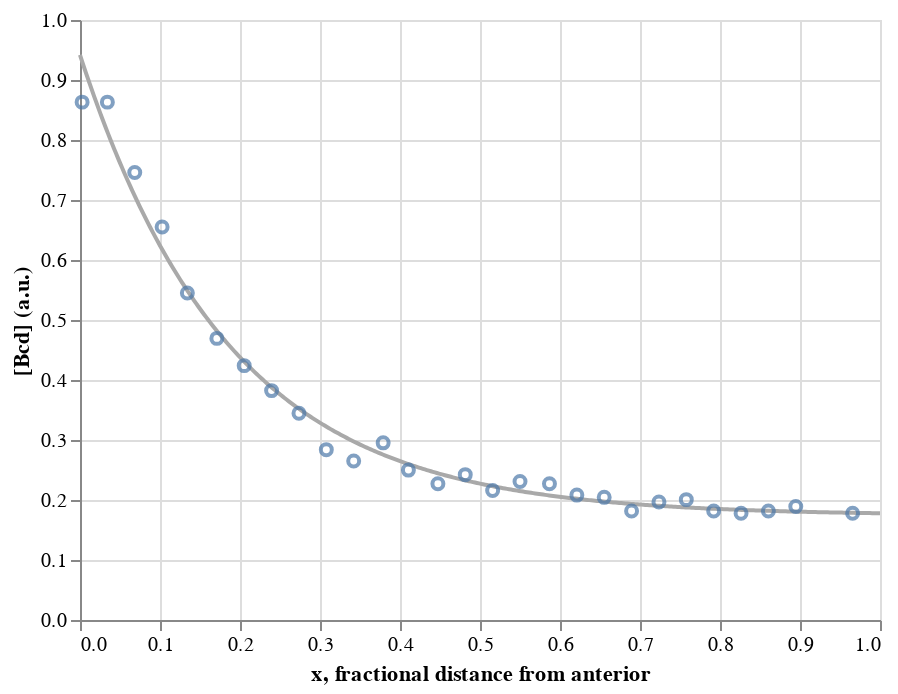

Notebook code for this chart:
### Markdown cell above
### Plotting the result

We can now generate a smooth curve defined by the optimal parameters we just found and plot it along with the data.  To do this, we make a densely sampled array of $x$ values and then compute the fitting function for these values.

### Code cell
# Smooth x values (400 values between zero and one)
x_smooth = np.linspace(0, 1, 400)

# Compute smooth curve
bcd_smooth = bcd_gradient_model(x_smooth, *p)

# Make into a data frame
df_smooth = pd.DataFrame({'x': x_smooth, 'bcd': bcd_smooth})

# Smooth line
line = alt.Chart(df_smooth
    ).mark_line(
        color='darkgray',
    ).encode(
        x='x',
        y='bcd')

line + dots

### Figure 1 — Vega-Lite specification as saved in the notebook (floating-point values rounded to 4 significant figures; data arrays with more than 128 entries replaced by an {"elided": "..."} marker saying what was removed)
{"$schema": "https://vega.github.io/schema/vega-lite/v2.4.3.json", "config": {"view": {"height": 300, "width": 400}}, "layer": [{"data": {"values": {"elided": "400 records"}}, "encoding": {"x": {"field": "x", "type": "quantitative"}, "y": {"field": "bcd", "type": "quantitative"}}, "mark": {"color": "darkgray", "type": "line"}}, {"data": {"values": [{"bcd": 0.8631, "fractional distance from anterior": 0.002645}, {"bcd": 0.8631, "fractional distance from anterior": 0.03422}, {"bcd": 0.7457, "fractional distance from anterior": 0.06845}, {"bcd": 0.6549, "fractional distance from anterior": 0.1026}, {"bcd": 0.5451, "fractional distance from anterior": 0.1342}, {"bcd": 0.4694, "fractional distance from anterior": 0.1711}, {"bcd": 0.4239, "fractional distance from anterior": 0.2053}, {"bcd": 0.3823, "fractional distance from anterior": 0.2395}, {"bcd": 0.3444, "fractional distance from anterior": 0.2737}, {"bcd": 0.2839, "fractional distance from anterior": 0.3079}, {"bcd": 0.2649, "fractional distance from anterior": 0.3421}, {"bcd": 0.2953, "fractional distance from anterior": 0.3789}, {"bcd": 0.2498, "fractional distance from anterior": 0.4105}, {"bcd": 0.2271, "fractional distance from anterior": 0.4474}, {"bcd": 0.2422, "fractional distance from anterior": 0.4816}, {"bcd": 0.2158, "fractional distance from anterior": 0.5158}, {"bcd": 0.2309, "fractional distance from anterior": 0.55}, {"bcd": 0.2271, "fractional distance from anterior": 0.5868}, {"bcd": 0.2082, "fractional distance from anterior": 0.6211}, {"bcd": 0.2044, "fractional distance from anterior": 0.6552}, {"bcd": 0.1817, "fractional distance from anterior": 0.6895}, {"bcd": 0.1968, "fractional distance from anterior": 0.7237}, {"bcd": 0.2006, "fractional distance from anterior": 0.7579}, {"bcd": 0.1817, "fractional distance from anterior": 0.7921}, {"bcd": 0.1779, "fractional distance from anterior": 0.8263}, {"bcd": 0.1817, "fractional distance from anterior": 0.8605}, {"bcd": 0.1893, "fractional distance from anterior": 0.8947}, {"bcd": 0.1779, "fractional distance from anterior": 0.9658}]}, "encoding": {"x": {"field": "fractional distance from anterior", "type": "quantitative"}, "y": {"field": "bcd", "scale": {"domain": [0, 1]}, "title": "[Bcd] (a.u.)", "type": "quantitative"}}, "mark": "point"}]}
